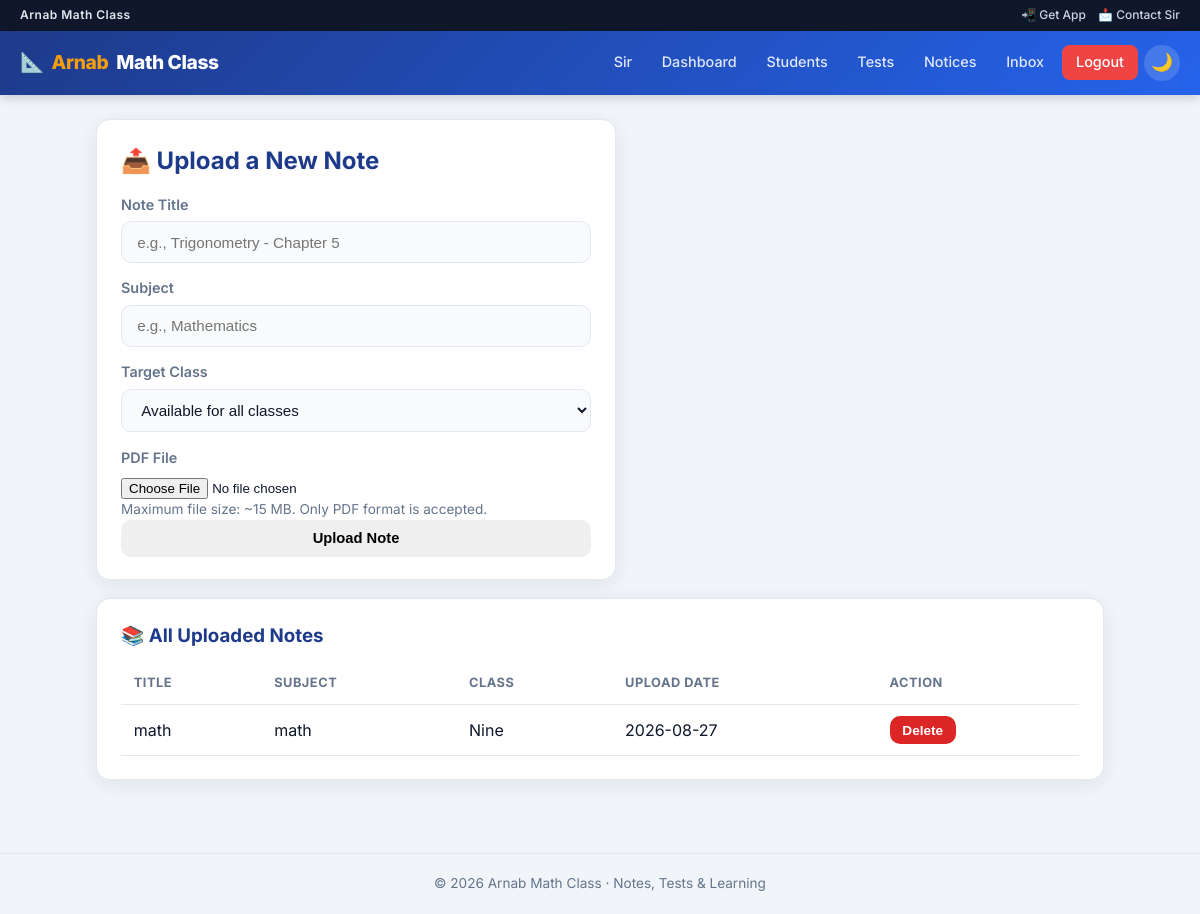
The app's page /teacher/notes/upload (signed in) with its own data.
### tables this page shows
CREATE TABLE notes (
            id INTEGER PRIMARY KEY AUTOINCREMENT,
            title TEXT NOT NULL,
            subject TEXT,
            class_name TEXT,
            filename TEXT NOT NULL,
            uploaded_at TEXT NOT NULL
        );

### app.py (the view, shortened to what this page needs)
@app.route("/teacher/notes/upload", methods=["GET", "POST"])
@teacher_login_required
def upload_note():
    with get_db() as conn:
        notes = conn.execute("SELECT * FROM notes ORDER BY uploaded_at DESC").fetchall()
    return render_template("upload_note.html", notes=notes)

### app.py (called while the page is built, shortened)
def get_db():
    conn = sqlite3.connect(DB_PATH)
    conn.row_factory = sqlite3.Row
    conn.execute("PRAGMA foreign_keys = ON")
    return conn

def get_csrf_token():
    token = session.get("_csrf_token")
    if not token:
        token = secrets.token_urlsafe(32)
        session["_csrf_token"] = token
    return token

@app.before_request
def enforce_https():
    if FORCE_HTTPS and not DEBUG_MODE and not request.is_secure and not _is_local_host():
        return redirect(request.url.replace("http://", "https://", 1), code=301)

@app.before_request
def csrf_protect():
    if request.method not in ("POST", "PUT", "PATCH", "DELETE"):
        return None

@app.after_request
def add_security_headers(resp):
    resp.headers.setdefault("X-Content-Type-Options", "nosniff")
    resp.headers.setdefault("X-Frame-Options", "SAMEORIGIN")
    resp.headers.setdefault("Referrer-Policy", "strict-origin-when-cross-origin")
    resp.headers.setdefault("Permissions-Policy", "camera=(), microphone=(), geolocation=()")
    if FORCE_HTTPS and request.is_secure:
        resp.headers.setdefault("Strict-Transport-Security", "max-age=31536000")
    return resp

@app.before_request
def validate_student_session():
    sid = session.get("student_id")
    if not sid or request.endpoint in (None, "static", "manifest", "service_worker"):
        return None

def teacher_login_required(f):
    @wraps(f)
    def decorated(*args, **kwargs):
        if not session.get("is_teacher"):
            flash("Teacher login is required.", "error")
            return redirect(url_for("teacher_login"))
        return f(*args, **kwargs)
    return decorated

@app.context_processor
def inject_notifications():
    data = {"unread_notif_count": 0, "student_notifications": []}
    sid = session.get("student_id")
    if not sid:
        return data

### templates/upload_note.html (shortened to what this page needs)
{% extends "base.html" %}
{% block content %}
<div class="card" style="max-width:520px;">
  <h2>📤 Upload a New Note</h2>
  <form method="POST" action="{{ url_for('upload_note') }}" enctype="multipart/form-data" id="noteForm"><input type="hidden" name="csrf_token" value="{{ csrf_token() }}">
    <label>Note Title</label>
    <input type="text" name="title" required placeholder="e.g., Trigonometry - Chapter 5">
    <label>Subject</label>
    <input type="text" name="subject" placeholder="e.g., Mathematics">
    <label>Target Class</label>
    <select name="class_name">
      <option value="">Available for all classes</option>
    </select>
    <label>PDF File</label>
    <input type="file" name="pdf_file" accept="application/pdf" required id="pdfInput">
    <div class="helper-text">Maximum file size: ~15 MB. Only PDF format is accepted.</div>
    <button class="btn btn-full" type="submit" id="uploadBtn">Upload Note</button>
  </form>
</div>
<div class="card">
  <h3>📚 All Uploaded Notes</h3>
  {% if notes %}
    <table>
      <tr><th>Title</th><th>Subject</th><th>Class</th><th>Upload Date</th><th>Action</th></tr>
      {% for n in notes %}
        <tr>
          <td>{{ n.title }}</td>
          <td>{{ n.subject or '-' }}</td>
          <td>{{ n.class_name or 'All' }}</td>
          <td>{{ n.uploaded_at[:10] }}</td>
          <td>
            <form method="POST" action="{{ url_for('delete_note', note_id=n.id) }}"
                  onsubmit="return confirm('Are you sure you want to permanently delete this note?');" style="display:inline;"><input type="hidden" name="csrf_token" value="{{ csrf_token() }}">
              <button class="btn btn-sm btn-danger" type="submit">Delete</button>
            </form>
          </td>
        </tr>
      {% endfor %}
    </table>
  {% else %}
    <div class="empty-state">There are currently no notes available. Upload one above!</div>
  {% endif %}
</div>
{% endblock %}

### templates/base.html (style rules this page uses)
:root, [data-theme="light"] { --bg: #f1f5f9; --surface: #ffffff; --surface2: #f8fafc; --text: #0f172a; --text-muted: #64748b; --primary: #1e3a8a; --primary-hover: #1e40af; --accent: #f59e0b; --success: #059669; --danger: #dc2626; --border: #e2e8f0; --shadow: 0 4px 20px rgba(15,23,42,0.08); --radius: 14px; --nav-h: 64px; }
* { margin:0; padding:0; box-sizing:border-box; }
html { scroll-behavior: smooth; }
body { font-family: 'Inter', 'Noto Sans Bengali', system-ui, sans-serif; background: var(--bg); color: var(--text); min-height: 100vh; display: flex; flex-direction: column; line-height: 1.55; transition: background .25s, color .25s; }
.card { background: var(--surface); border-radius: var(--radius); padding: 1.4rem 1.5rem; box-shadow: var(--shadow); border: 1px solid var(--border); margin-bottom: 1.1rem; transition: box-shadow .2s; }
.card h2, .card h3 { color: var(--primary); margin-bottom: .75rem; }
label { display:block; margin: .9rem 0 .35rem; font-weight: 600; font-size: .9rem; color: var(--text-muted); }
input[type=text], input[type=email], input[type=password], input[type=number], select, textarea { width: 100%; padding: .7rem .95rem; border: 1.5px solid var(--border); border-radius: 10px; background: var(--surface2); color: var(--text); font-size: .95rem; transition: border .15s, box-shadow .15s; }
.btn { display: inline-flex; align-items: center; gap: .4rem; padding: .65rem 1.25rem; border: none; border-radius: 10px; font-weight: 600; font-size: .92rem; cursor: pointer; transition: transform .12s, background .15s, box-shadow .15s; }
.btn-danger { background: var(--danger); color: #fff; }
.btn-sm { padding: .4rem .8rem; font-size: .85rem; }
.btn-full { width: 100%; justify-content: center; }
table { width: 100%; border-collapse: collapse; }
th, td { padding: .7rem .8rem; text-align: left; border-bottom: 1px solid var(--border); }
th { font-size: .8rem; text-transform: uppercase; letter-spacing: .04em; color: var(--text-muted); }
.helper-text { font-size: .85rem; color: var(--text-muted); line-height: 1.5; }

### records on screen
notes: title "math", subject "math", class_name "Nine", uploaded_at "2026-08-27"
